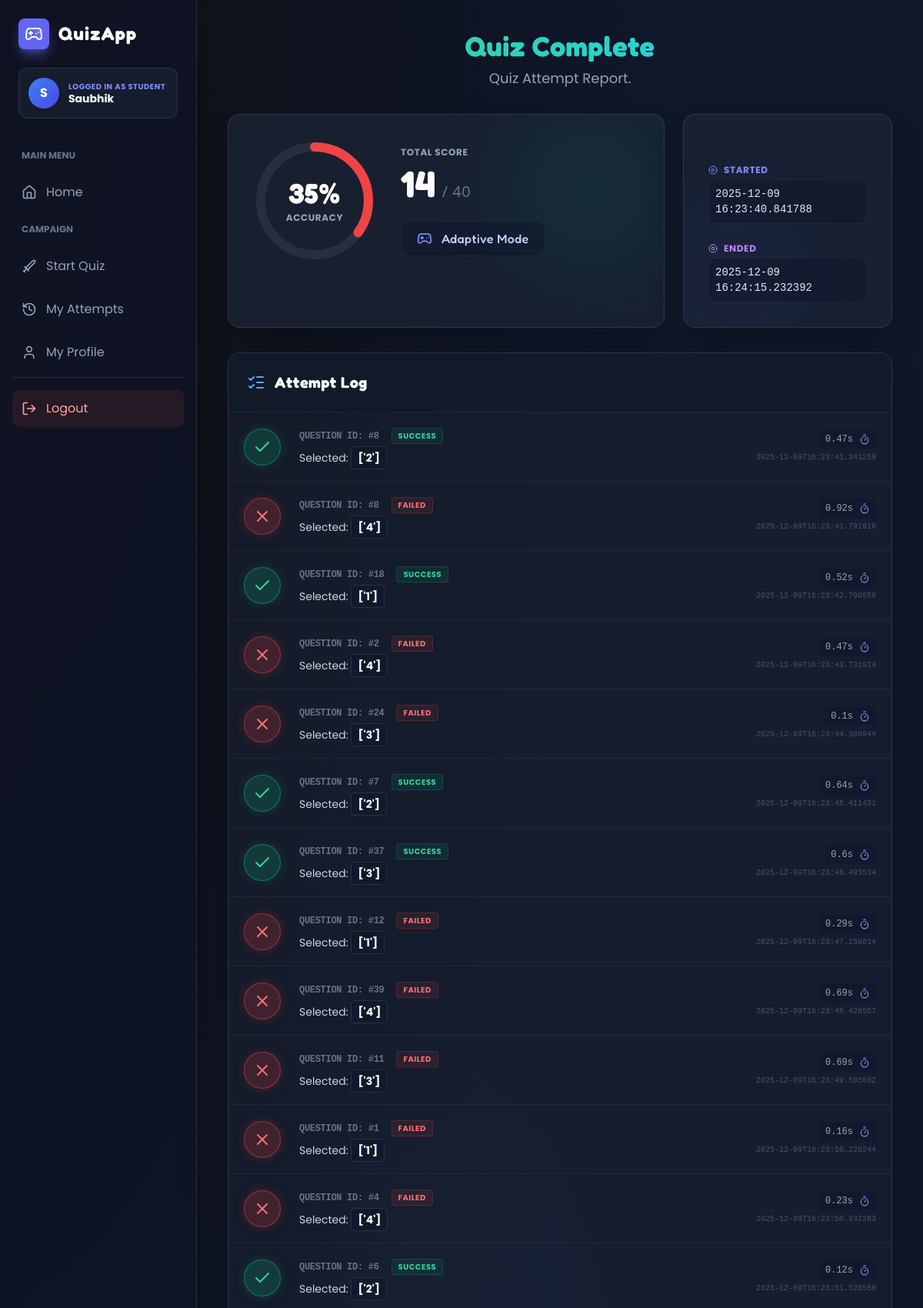
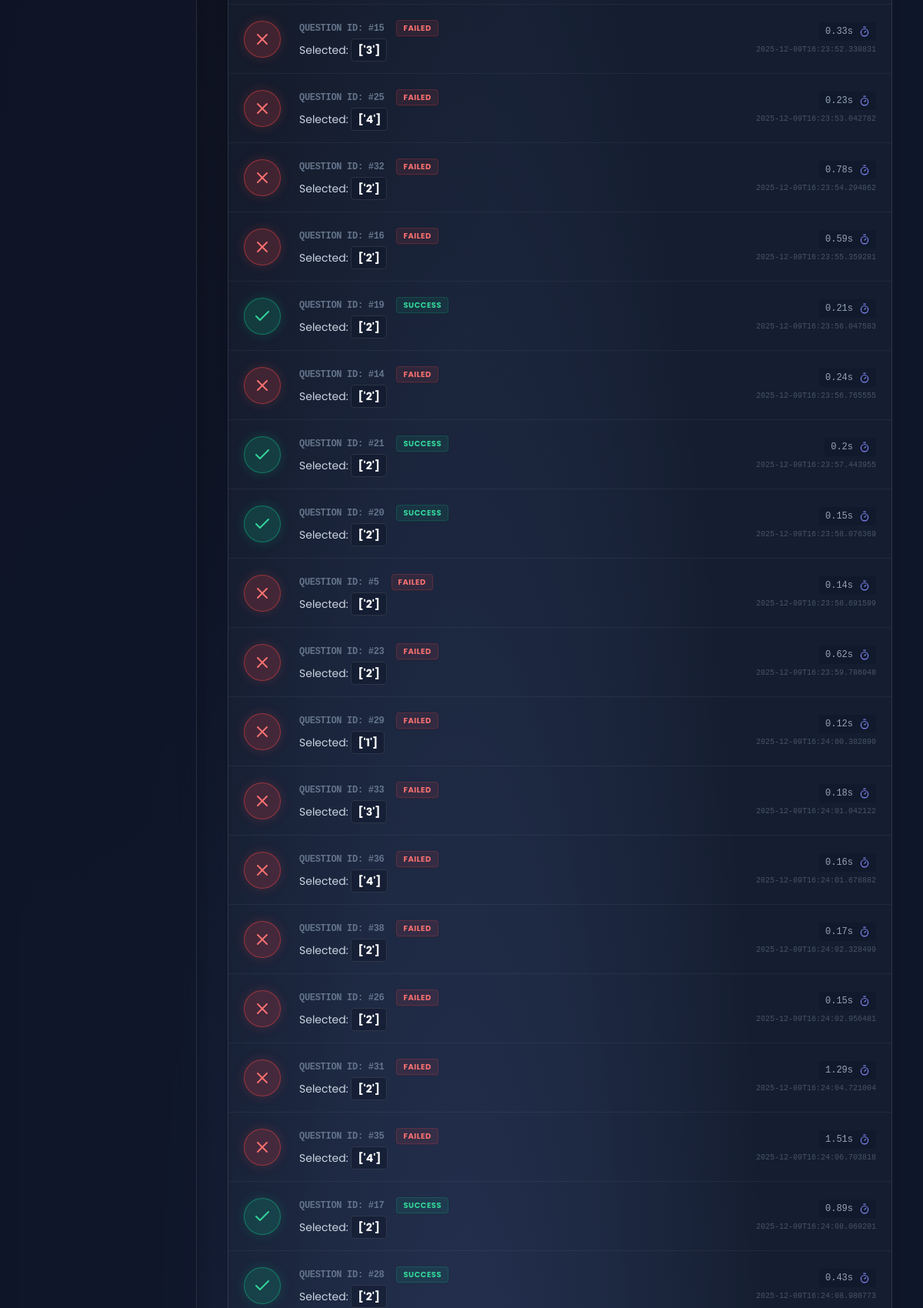
The app's page /quiz/results/1 (signed in, upper part) with its own data (2 pictures, top to bottom).
### models.py (models this page shows, shortened)
class User(UserMixin, db.Model):
    id = db.Column(db.Integer, primary_key=True)
    username = db.Column(db.String(120), unique=True, nullable=False)
    password_hash = db.Column(db.String(256), nullable=False)
    role = db.Column(db.Enum(Role), default=Role.STUDENT)

class Attempt(db.Model):
    id = db.Column(db.Integer, primary_key=True)
    user_id = db.Column(db.Integer, nullable=False)
    mode = db.Column(db.String(50), nullable=False)
    score = db.Column(db.Integer, default=0)
    started_at = db.Column(db.DateTime, default=datetime.utcnow)
    ended_at = db.Column(db.DateTime)
    details = db.Column(db.Text)  # JSON encoded list of per-question events

### quiz/routes.py (the view)
@quiz_bp.route("/results/<int:attempt_id>")
@login_required
def results(attempt_id):
    a = Attempt.query.get_or_404(attempt_id)
    if a.user_id != current_user.id and getattr(current_user.role, "value", None) != "teacher":
        abort(403)
    try:
        details = json.loads(a.details) if a.details else []
        game_events = [d for d in details if d.get("qid")]
    except Exception:
        details = []
        game_events = []
    total_questions = len(game_events)
    correct_count = a.score or 0
    percentage = None
    if total_questions > 0:
        raw_correct = sum(1 for d in game_events if d.get("correct"))
        percentage = round((raw_correct / total_questions) * 100, 1)
    return render_template("results.html",
                           attempt=a,
                           details=game_events,
                           total_questions=total_questions,
                           percentage=percentage,
                           correct_count=correct_count)

### models.py (called while the page is built)
@login_manager.user_loader
def load_user(user_id):
    try:
        return User.query.get(int(user_id))
    except Exception:
        return None

### templates/results.html (shortened to what this page needs)
{% extends "base.html" %}
{% block content %}
<div class="max-w-5xl mx-auto space-y-8 fade">
    <div class="text-center space-y-2 mb-8">
        <h1 class="text-4xl font-bold text-transparent bg-clip-text bg-gradient-to-r from-emerald-400 to-cyan-400 font-game drop-shadow-sm">
        </h1>
        <p class="text-slate-400 text-lg">Quiz Attempt Report.</p>
    </div>
    <div class="grid grid-cols-1 md:grid-cols-3 gap-6">
        <div class="md:col-span-2 bg-slate-800/60 backdrop-blur-md border border-white/10 rounded-2xl p-8 shadow-2xl relative overflow-hidden group">
            <div class="absolute top-0 right-0 w-48 h-48 bg-emerald-500/10 rounded-full blur-3xl group-hover:bg-emerald-500/20 transition-all duration-700"></div>
            <div class="flex flex-col md:flex-row items-center justify-around gap-8 relative z-10">
                <div class="relative w-40 h-40 flex items-center justify-center shrink-0">
                    <svg class="w-full h-full transform -rotate-90">
                        <circle cx="80" cy="80" r="70" stroke="currentColor" stroke-width="12" fill="transparent" class="text-slate-700/50" />
                        {% set pct = percentage if percentage is not none else 0 %}
                        {% set dash = (pct / 100) * 440 %}
                        <circle cx="80" cy="80" r="70" stroke="currentColor" stroke-width="12" fill="transparent"
                                stroke-dasharray="{{ dash }} 440" stroke-linecap="round"
                                class="{{ 'text-emerald-500' if pct >= 50 else 'text-red-500' }} transition-all duration-1000 ease-out" />
                    </svg>
                    <div class="absolute inset-0 flex flex-col items-center justify-center">
                        <span class="text-4xl font-bold text-white font-game">{{ pct|round|int }}%</span>
                        <span class="text-xs text-slate-400 uppercase font-bold tracking-wider mt-1">Accuracy</span>
                    </div>
                </div>
                <div class="text-center md:text-left space-y-6 flex-grow">
                    <div>
                        <div class="text-slate-400 text-xs uppercase font-bold tracking-wider mb-2">Total Score</div>
                        <div class="text-5xl font-bold text-white font-game flex items-baseline gap-2 justify-center md:justify-start">
                            {{ correct_count }}
                            <span class="text-xl text-slate-500 font-sans font-normal">/ {{ total_questions }}</span>
                        </div>
                    </div>
                    <div class="inline-flex items-center gap-3 bg-slate-900/50 px-5 py-2.5 rounded-xl border border-white/5">
                        <i data-lucide="gamepad-2" class="w-5 h-5 text-indigo-400"></i>
                        <span class="text-indigo-200 font-medium capitalize font-game tracking-wide">{{ attempt.mode }} Mode</span>
                    </div>
                </div>
            </div>
        </div>
        <div class="bg-slate-800/60 backdrop-blur-md border border-white/10 rounded-2xl p-8 shadow-2xl flex flex-col justify-center space-y-8 relative overflow-hidden">
             <div class="absolute bottom-0 left-0 w-32 h-32 bg-indigo-500/10 rounded-full blur-3xl"></div>
             <div class="space-y-6 relative z-10">
                <div class="group">
                    <div class="text-xs text-indigo-400 uppercase font-bold tracking-wider mb-1 flex items-center gap-2">
                        <i data-lucide="play-circle" class="w-3 h-3"></i> Started
                    </div>
                    <div class="text-slate-200 font-mono text-sm bg-slate-900/50 p-2 rounded-lg border border-white/5 group-hover:border-indigo-500/30 transition-colors">
                        {{ attempt.started_at }}
                    </div>
                </div>
                <div class="group">
                    <div class="text-xs text-purple-400 uppercase font-bold tracking-wider mb-1 flex items-center gap-2">
                        <i data-lucide="stop-circle" class="w-3 h-3"></i> Ended
                    </div>
                    <div class="text-slate-200 font-mono text-sm bg-slate-900/50 p-2 rounded-lg border border-white/5 group-hover:border-purple-500/30 transition-colors">
                        {{ attempt.ended_at }}
                    </div>
                </div>
             </div>
        </div>
    </div>
    <div class="bg-slate-800/40 backdrop-blur-md border border-white/10 rounded-2xl overflow-hidden shadow-2xl">
        <div class="p-6 border-b border-white/5 bg-slate-900/30">
            <h3 class="text-xl font-bold text-white font-game flex items-center gap-3">
                <i data-lucide="list-checks" class="text-blue-400 w-6 h-6"></i>
                Attempt Log
            </h3>
        </div>
        <div class="divide-y divide-white/5">
            {% for e in details %}
            <div class="p-5 flex flex-col md:flex-row items-center gap-6 hover:bg-white/5 transition-colors group">
                <div class="flex-shrink-0">
                    {% if e.correct %}
                    <div class="w-12 h-12 rounded-full bg-emerald-500/20 border border-emerald-500/50 flex items-center justify-center shadow-[0_0_15px_rgba(16,185,129,0.2)] group-hover:shadow-[0_0_20px_rgba(16,185,129,0.4)] transition-shadow">
                        <i data-lucide="check" class="w-6 h-6 text-emerald-400"></i>
                    </div>
                    {% else %}
                    <div class="w-12 h-12 rounded-full bg-red-500/20 border border-red-500/50 flex items-center justify-center shadow-[0_0_15px_rgba(239,68,68,0.2)] group-hover:shadow-[0_0_20px_rgba(239,68,68,0.4)] transition-shadow">
                        <i data-lucide="x" class="w-6 h-6 text-red-400"></i>
                    </div>
                    {% endif %}
                </div>
                <div class="flex-grow text-center md:text-left space-y-2 w-full">
                    <div class="flex flex-col md:flex-row md:items-center gap-2 md:gap-4 justify-center md:justify-start">
                        <span class="text-slate-500 font-mono text-xs font-bold tracking-tight">QUESTION ID: #{{ e.qid }}</span>
                        {% if e.correct %}
                            <span class="inline-flex items-center px-2 py-0.5 rounded text-[10px] font-bold bg-emerald-500/10 text-emerald-400 uppercase tracking-wider border border-emerald-500/20 shadow-sm shadow-emerald-900/20">Success</span>
                        {% else %}
                            <span class="inline-flex items-center px-2 py-0.5 rounded text-[10px] font-bold bg-red-500/10 text-red-400 uppercase tracking-wider border border-red-500/20 shadow-sm shadow-red-900/20">Failed</span>
                        {% endif %}
                    </div>
                    <div class="text-sm text-slate-300">
                        Selected: <span class="font-bold text-white bg-slate-900/50 px-2 py-1 rounded border border-white/10">{{ e.selected }}</span>
                    </div>
                </div>
                <div class="flex-shrink-0 text-right space-y-1 w-full md:w-auto flex flex-row md:flex-col justify-between md:justify-center items-center md:items-end border-t md:border-t-0 border-white/5 pt-2 md:pt-0 mt-2 md:mt-0">
                    <div class="flex items-center gap-2 justify-end text-slate-400 text-xs font-mono bg-slate-900/50 px-2 py-1 rounded">
                        <span>{{ e.time_used }}s</span>
                        <i data-lucide="timer" class="w-3.5 h-3.5 text-indigo-400"></i>
                    </div>
                    <div class="text-[10px] text-slate-600 font-mono">
                        {{ e.timestamp }}
                    </div>
                </div>
            </div>
            {% else %}
            <div class="p-12 text-center text-slate-500 flex flex-col items-center gap-3">
                <i data-lucide="file-x" class="w-8 h-8 opacity-50"></i>
                <p>No detailed logs available for this session.</p>
            </div>
            {% endfor %}
        </div>
    </div>
</div>
{% endblock %}

### templates/base.html (shortened to what this page needs)
<!DOCTYPE html>
<html lang="en">
<head>
    <script src="https://cdn.tailwindcss.com"></script>
    <link rel="stylesheet" href="{{ url_for('static', filename='css/style.css') }}">
</head>
<body class="flex flex-col md:flex-row min-h-screen overflow-hidden">
    {% if current_user.is_authenticated %}
    <aside id="sidebar"
        class="w-full md:w-64 glass-sidebar text-slate-300 flex flex-col shadow-2xl z-20 shrink-0 h-screen overflow-y-auto">
        <div class="p-6 pb-2">
            <div class="flex items-center gap-3 mb-6">
                <div class="bg-indigo-500 p-2 rounded-lg shadow-lg shadow-indigo-500/50">
                    <i data-lucide="gamepad-2" class="text-white w-6 h-6"></i>
                </div>
                <h2 class="text-2xl font-bold text-white font-game tracking-wider drop-shadow-md">QuizApp</h2>
            </div>
            <div class="bg-slate-800/50 p-3 rounded-xl border border-white/10 mb-4 flex items-center gap-3">
                <div
                    class="w-10 h-10 rounded-full bg-gradient-to-br from-blue-500 to-indigo-600 flex items-center justify-center text-white font-bold shadow-lg">
                    {{ current_user.username[0] | upper }}
                </div>
                <div class="overflow-hidden">
                    <p class="text-[10px] font-bold text-indigo-400 uppercase tracking-wider truncate">
                        Logged in as {{ current_user.role.value | capitalize }}
                    </p>
                    <div class="font-bold text-white truncate text-sm leading-tight">{{ current_user.username }}</div>
                </div>
            </div>
        </div>
        <nav class="flex-1 px-4 space-y-2 pb-6">
            <div class="text-xs font-bold text-slate-500 uppercase px-3 py-2 mt-2">Main Menu</div>
            <a class="block p-3 rounded-lg nav-item flex items-center gap-3" href="{{ url_for('auth.index') }}">
                <i data-lucide="home" class="w-5 h-5"></i>
                <span>Home</span>
            </a>
            {% if current_user.role is defined and current_user.role.value == "teacher" %}
            <div class="text-xs font-bold text-slate-500 uppercase px-3 py-2 mt-4">Admin Zone</div>
            <a class="block p-3 rounded-lg nav-item flex items-center gap-3" href="{{ url_for('teacher.dashboard') }}">
                <i data-lucide="layout-dashboard" class="w-5 h-5"></i>
                <span>Dashboard</span>
            </a>
            <a class="block p-3 rounded-lg nav-item flex items-center gap-3" href="{{ url_for('teacher.questions') }}">
                <i data-lucide="scroll" class="w-5 h-5"></i>
                <span>Questions</span>
            </a>
            <a class="block p-3 rounded-lg nav-item flex items-center gap-3" href="{{ url_for('teacher.analytics') }}">
                <i data-lucide="bar-chart-2" class="w-5 h-5"></i>
                <span>Analytics</span>
            </a>
            {% else %}
            <div class="text-xs font-bold text-slate-500 uppercase px-3 py-2 mt-4">Campaign</div>
            <a class="block p-3 rounded-lg nav-item flex items-center gap-3" href="{{ url_for('quiz.start') }}">
                <i data-lucide="sword" class="w-5 h-5"></i>
                <span>Start Quiz</span>
            </a>
            <a class="block p-3 rounded-lg nav-item flex items-center gap-3" href="{{ url_for('quiz.my_attempts') }}">
                <i data-lucide="history" class="w-5 h-5"></i>
                <span>My Attempts</span>
            </a>
            <a class="block p-3 rounded-lg nav-item flex items-center gap-3" href="{{ url_for('quiz.profile') }}">
                <i data-lucide="user" class="w-5 h-5"></i>
                <span>My Profile</span>
            </a>
            {% endif %}
            <div class="mt-8 pt-4 border-t border-white/10">
                <a href="{{ url_for('auth.logout') }}" class="block p-3 rounded-lg
              bg-red-500/10 text-red-300
              hover:bg-red-500/30 hover:text-red-100
              transition-all flex items-center gap-3 group">
                    <i data-lucide="log-out" class="w-5 h-5 transition-transform group-hover:-translate-x-1"></i>
                    <span>Logout</span>
                </a>
            </div>
        </nav>
    </aside>
    {% endif %}
    <main class="flex-1 p-6 md:p-10 fade h-screen overflow-y-auto relative">
        <div class="max-w-7xl mx-auto pb-20">
            {% block content %}{% endblock %}
        </div>
    </main>
</body>
</html>

### static/css/style.css (style rules this page uses)
:root { --game-bg: #0f172a; --game-glass: rgba(15, 23, 42, 0.6); --game-border: rgba(255, 255, 255, 0.1); --accent-indigo: #6366f1; --accent-purple: #a855f7; --accent-emerald: #10b981; --accent-red: #ef4444; }
body { font-family: 'Poppins', sans-serif; background-color: var(--game-bg); color: #e2e8f0; min-height: 100vh; background-image: radial-gradient(at 0% 0%, hsla(253, 16%, 7%, 1) 0, transparent 50%), radial-gradient(at 50% 100%, hsla(225, 39%, 30%, 1) 0, transparent 50%); background-attachment: fixed; }
h1, h2, h3, h4, .font-game { font-family: 'Fredoka', sans-serif; letter-spacing: 0.5px; }
.glass-sidebar { background: var(--game-glass); backdrop-filter: blur(12px); -webkit-backdrop-filter: blur(12px); border-right: 1px solid var(--game-border); }
.nav-item { transition: all 0.2s cubic-bezier(0.4, 0, 0.2, 1); position: relative; overflow: hidden; color: #94a3b8; }
.nav-item::before { content: ''; position: absolute; left: 0; top: 0; height: 100%; width: 3px; background: var(--accent-indigo); opacity: 0; transition: opacity 0.2s; }
.fade { animation: fadeUp 0.5s ease-out forwards; }

### templates/base.html (style rules this page uses)
:root { --game-bg: #0f172a; --sidebar-glass: rgba(15, 23, 42, 0.6); --border-glass: rgba(255, 255, 255, 0.1); }
body { font-family: 'Poppins', sans-serif; background-color: var(--game-bg); background-image: radial-gradient(at 0% 0%, hsla(253, 16%, 7%, 1) 0, transparent 50%), radial-gradient(at 50% 100%, hsla(225, 39%, 30%, 1) 0, transparent 50%); color: #e2e8f0; min-height: 100vh; }
h1, h2, h3, h4, .font-game { font-family: 'Fredoka', sans-serif; letter-spacing: 0.5px; }
.glass-sidebar { background: var(--sidebar-glass); backdrop-filter: blur(12px); border-right: 1px solid var(--border-glass); }
.nav-item { transition: all 0.2s cubic-bezier(0.4, 0, 0.2, 1); position: relative; overflow: hidden; }
.nav-item::before { content: ''; position: absolute; left: 0; top: 0; height: 100%; width: 4px; background: #818cf8; opacity: 0; transition: opacity 0.2s; }
.fade { animation: levelUpFade 0.5s ease-out forwards; }

### records on screen
User: username "S", role.value "STUDENT", username "Saubhik"
Attempt: mode "Adaptive", started_at "2025-12-09 16:23:40.841788", ended_at "2025-12-09 16:24:15.232392"

### other values on screen
{{ pct|round|int }} "35"
{{ correct_count }} "14"
{{ total_questions }} "40"
{{ e.qid }} "8" "8" "18" "2" "24" "7" "37" "12" "39" "11" "1" "4" "6" "15" "25" "32" "16" "19" "14" "21" "20" "5" "23" "29" "33" "36" "38" "26" "31" "35" "17" "28"
{{ e.selected }} "['2']" "['4']" "['1']" "['4']" "['3']" "['2']" "['3']" "['1']" "['4']" "['3']" "['1']" "['4']" "['2']" "['3']" "['4']" "['2']" "['2']" "['2']" "['2']" "['2']" "['2']" "['2']" "['2']" "['1']" "['3']" "['4']" "['2']" "['2']" "['2']" "['4']" "['2']" "['2']"
{{ e.time_used }} "0.47" "0.92" "0.52" "0.47" "0.1" "0.64" "0.6" "0.29" "0.69" "0.69" "0.16" "0.23" "0.12" "0.33" "0.23" "0.78" "0.59" "0.21" "0.24" "0.2" "0.15" "0.14" "0.62" "0.12" "0.18" "0.16" "0.17" "0.15" "1.29" "1.51" "0.89" "0.43"
{{ e.timestamp }} "2025-12-09T16:23:41.341259" "2025-12-09T16:23:41.791916" "2025-12-09T16:23:42.790556" "2025-12-09T16:23:43.731914" "2025-12-09T16:23:44.306944" "2025-12-09T16:23:45.411431" "2025-12-09T16:23:46.493534" "2025-12-09T16:23:47.258614" "2025-12-09T16:23:48.426557" "2025-12-09T16:23:49.585882" "2025-12-09T16:23:50.229244" "2025-12-09T16:23:50.932283" "2025-12-09T16:23:51.526568" "2025-12-09T16:23:52.330831" "2025-12-09T16:23:53.042782" "2025-12-09T16:23:54.294862" "2025-12-09T16:23:55.359281" "2025-12-09T16:23:56.047583" "2025-12-09T16:23:56.765555" "2025-12-09T16:23:57.443955" "2025-12-09T16:23:58.076369" "2025-12-09T16:23:58.691599" "2025-12-09T16:23:59.786048" "2025-12-09T16:24:00.382890" "2025-12-09T16:24:01.042122" "2025-12-09T16:24:01.678882" "2025-12-09T16:24:02.328499" "2025-12-09T16:24:02.956481" "2025-12-09T16:24:04.721004" "2025-12-09T16:24:06.703818" "2025-12-09T16:24:08.069201" "2025-12-09T16:24:08.980773"
